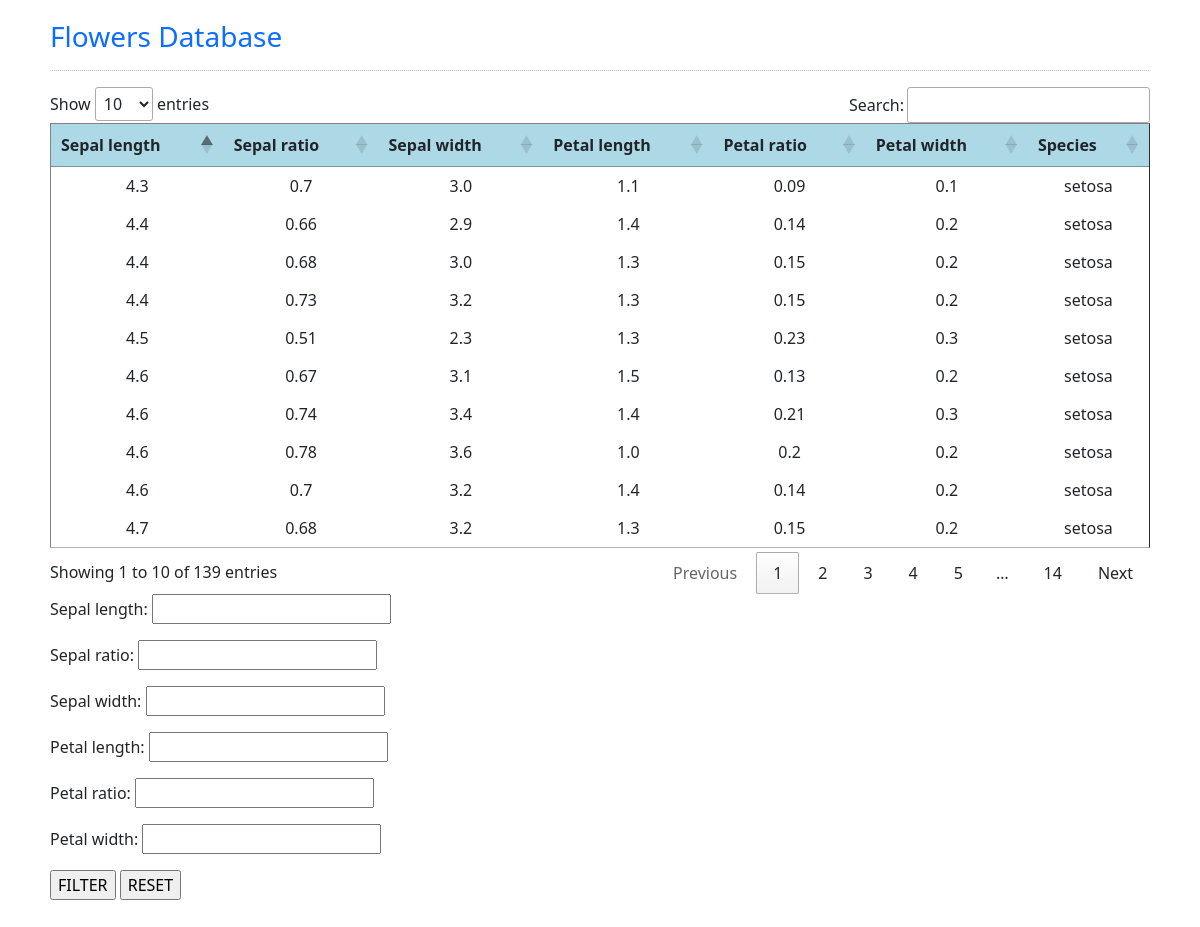
The app's page /flowers/ with its own data.
### flowers/models.py (models this page shows)
class Flower(models.Model):
    sepal_length = models.FloatField(max_length=3)
    sepal_ratio = models.FloatField(max_length=3)
    sepal_width = models.FloatField(max_length=3)
    petal_length = models.FloatField(max_length=3)
    petal_ratio = models.FloatField(max_length=3)
    petal_width = models.FloatField(max_length=3)
    species = models.CharField(max_length=100)

### flowers/views.py (the view)
# urls.py: path('flowers/', views.flower_list),
def flower_list(request):
    filtered_flowers = FlowerFilter(request.GET, queryset=Flower.objects.all())
    context = {'filtered_flowers': filtered_flowers}
    return render(request, 'base.html',context)

### flowers/templates/base.html (shortened to what this page needs)
<!DOCTYPE html lang="en">
<head>
    <link rel="stylesheet" href="https://cdn.jsdelivr.net/npm/bootstrap@5.0.2/dist/css/bootstrap.min.css">
    <link rel = "stylesheet" type = "text/css" href = "https://cdn.datatables.net/1.11.5/css/jquery.dataTables.min.css"/>
</head>
<div class="container" style="padding:20px;">
    <div class="col-12">
        <h3 class="text-primary">Flowers Database</h3>
        <hr style="border-top:1px dotted #ccc;"/>
    </div>
        <table id="flowers" border="1px">
            <thead bgcolor="lightblue">
            <tr>
                <th>Sepal length</th>
                <th>Sepal ratio</th>
                <th>Sepal width</th>
                <th>Petal length</th>
                <th>Petal ratio</th>
                <th>Petal width</th>
                <th>Species</th>
            </tr>
            </thead>
            <tbody>
            {% for flower in filtered_flowers.qs %}
            <tr style="text-align:center;">
                <td>{{ flower.sepal_length }}</td>
                <td>{{ flower.sepal_ratio }}</td>
                <td>{{ flower.sepal_width }}</td>
                <td>{{ flower.petal_length }}</td>
                <td>{{ flower.petal_ratio }}</td>
                <td>{{ flower.petal_width }}</td>
                <td>{{ flower.species }}</td>
            </tr>
            {% endfor %}
            </tbody>
        </table>
        <form align="left" method="get">
            {{ filtered_flowers.form.as_p }}
        <input type="submit" value="FILTER">
            <input type="button" onclick="window.location.href='http://127.0.0.1:8000/flowers/';" value="RESET" />
        </form>
    </body>

### records on screen
Flower: sepal_length "4.7", sepal_ratio "0.68", sepal_width "3.2", petal_length "1.3", petal_ratio "0.15", petal_width "0.2", species "setosa"
Flower: sepal_length "4.6", sepal_ratio "0.67", sepal_width "3.1", petal_length "1.5", petal_ratio "0.13", petal_width "0.2", species "setosa"
Flower: sepal_length "4.6", sepal_ratio "0.74", sepal_width "3.4", petal_length "1.4", petal_ratio "0.21", petal_width "0.3", species "setosa"
Flower: sepal_length "4.4", sepal_ratio "0.66", sepal_width "2.9", petal_length "1.4", petal_ratio "0.14", petal_width "0.2", species "setosa"
Flower: sepal_length "4.3", sepal_ratio "0.7", sepal_width "3.0", petal_length "1.1", petal_ratio "0.09", petal_width "0.1", species "setosa"
Flower: sepal_length "4.6", sepal_ratio "0.78", sepal_width "3.6", petal_length "1.0", petal_ratio "0.2", petal_width "0.2", species "setosa"
Flower: sepal_length "4.4", sepal_ratio "0.68", sepal_width "3.0", petal_length "1.3", petal_ratio "0.15", petal_width "0.2", species "setosa"
Flower: sepal_length "4.5", sepal_ratio "0.51", sepal_width "2.3", petal_length "1.3", petal_ratio "0.23", petal_width "0.3", species "setosa"
Flower: sepal_length "4.4", sepal_ratio "0.73", sepal_width "3.2", petal_length "1.3", petal_ratio "0.15", petal_width "0.2", species "setosa"
Flower: sepal_length "4.6", sepal_ratio "0.7", sepal_width "3.2", petal_length "1.4", petal_ratio "0.14", petal_width "0.2", species "setosa"
